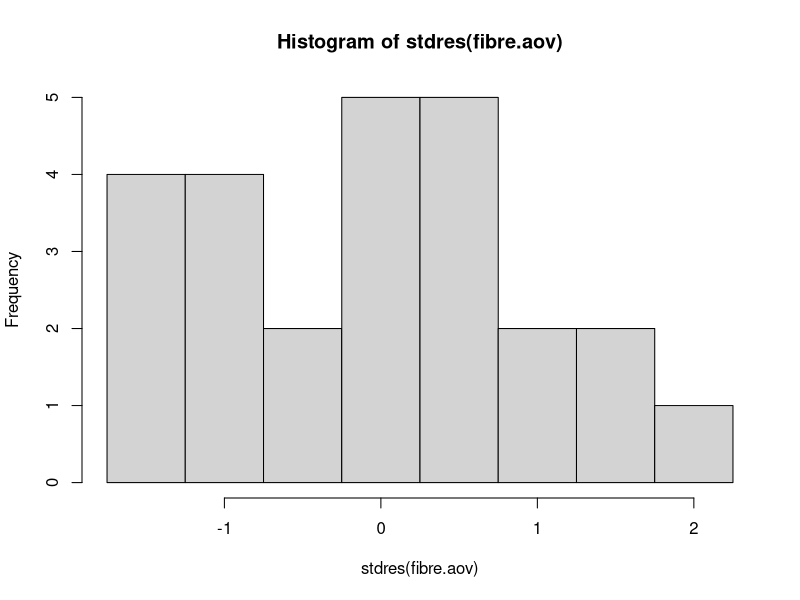
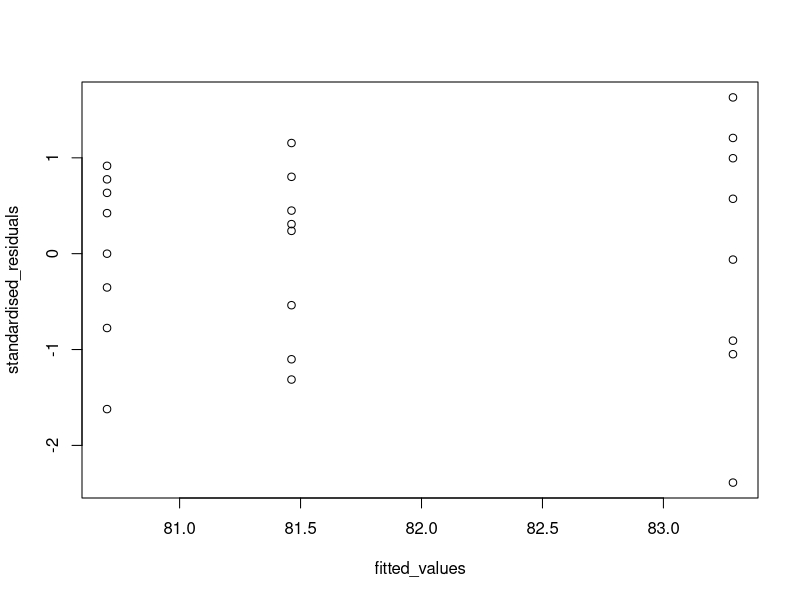

Here is the R script that generated these plots, in order:
install.packages("multcomp")
library("multcomp")
install.packages("MASS")
library("MASS")

# Cotton tensile strength table
r1 <- c(7,7,15,11,9)
r2 <- c(12,17,12,18,18)
r3 <- c(14,18,18,19,19)
r4 <- c(19,25,22,19,23)
r5 <- c(7,10,11,15,11)

# Strength holds all the values
strength <- c(r1,r2,r3,r4,r5)
# P assigns the percentage of cotton to the values in our rows
p <- rep(c(15,20,25,30,35), each=5)
percent <- factor(p)
# Create the data frame called fibre
fibre <- data.frame(strength, percent)

# Perform Anova calculation
fibre.aov <- aov(strength ~ percent, data = fibre)
summary(fibre.aov)

# Retrieve the fitted values 
fitted_values <- fitted(fibre.aov)
fitted_values

# Retrieve the observed residuals
obs_residuals <- residuals(fibre.aov)
obs_residuals

# To workout the standarised residuals we take the residuals/ mean squared residual value from anova /sqrt(1-1/5(in our case number of percents))
standarised_residuals <- obs_residuals/(sqrt(8.06*1-1/5))
standarised_residuals


# Using the package 'MASS' to get the standarised residuals
stdres(fibre.aov)

# Example 10.3 deriving the normality of our distribution.

# summary stats for observed standardised residuals of fibres
summary(stdres(fibre.aov))

# Create breakpoints for historgram
break.points <- c(-1.75, -1.25, -0.75, -0.25, 0.25, 0.75, 1.25, 1.75, 2.25)

# [plot histrogram with obs standarised residuals and break points ]

hist(stdres(fibre.aov), breaks = break.points)

## possibly skewed to the right, not serious normality in error dist, but not enough data for any firm conclusions.

# Exercise 10.1 Find the observed residuals and fitted values 

# Set up the dataframe of investigation (Colombian molasses)

molasses <- data.frame(
  A = c(81.6, 81.3, 82.0, 79.6, 78.4, 81.8, 80.2, 80.7),
  B = c(81.8, 84.7, 82.0, 85.6, 79.9, 83.2, 84.1, 85.0),
  C = c(82.1, 79.6, 83.1, 80.7, 81.8, 79.9, 82.6, 81.9)
)
molasses_stacked <- stack(molasses)


# Set up the ANOVA for the molasses
A = c(81.6, 81.3, 82.0, 79.6, 78.4, 81.8, 80.2, 80.7)
B = c(81.8, 84.7, 82.0, 85.6, 79.9, 83.2, 84.1, 85.0)
C = c(82.1, 79.6, 83.1, 80.7, 81.8, 79.9, 82.6, 81.9)
quantity <- c(A,B,C)

location <- rep(c("Location A","Location B","Location C"), each=8)
molasses.aov <- aov(values ~ ind, data = molasses_stacked)
summary(molasses.aov)
mol_residuals <- residuals(molasses.aov)
mol_residuals
fitted_values <- fitted(molasses.aov)
fitted_values
standardised_residuals <- stdres(molasses.aov)
standardised_residuals
plot(fitted_values, standardised_residuals) 
